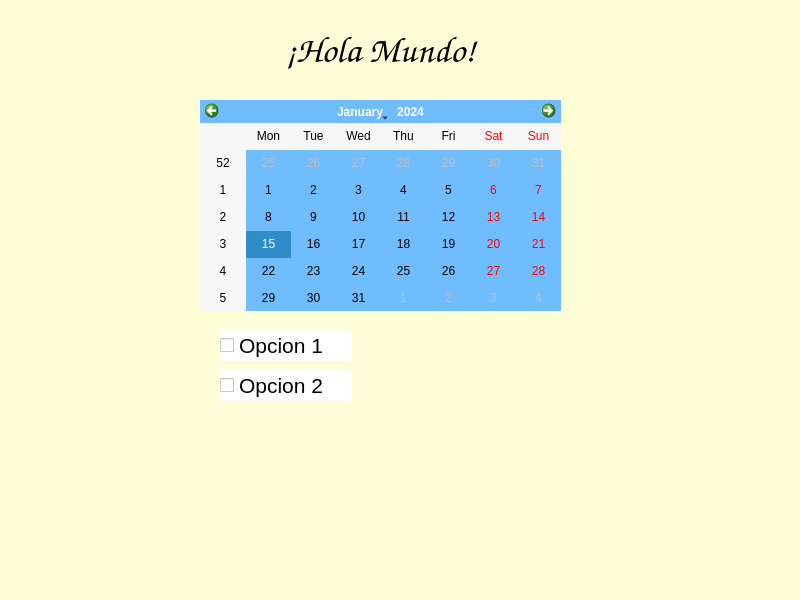
<?xml version="1.0" encoding="UTF-8"?>
<ui version="4.0">
 <class>MainWindow</class>
 <widget class="QMainWindow" name="MainWindow">
  <property name="geometry">
   <rect>
    <x>0</x>
    <y>0</y>
    <width>800</width>
    <height>600</height>
   </rect>
  </property>
  <property name="windowTitle">
   <string>MainWindow</string>
  </property>
  <property name="styleSheet">
   <string notr="true">background-color: rgb(255, 255, 215);</string>
  </property>
  <widget class="QWidget" name="centralwidget">
   <widget class="QLabel" name="label">
    <property name="geometry">
     <rect>
      <x>250</x>
      <y>20</y>
      <width>261</width>
      <height>61</height>
     </rect>
    </property>
    <property name="font">
     <font>
      <family>Comic Sans MS</family>
     </font>
    </property>
    <property name="text">
     <string>&lt;html&gt;&lt;head/&gt;&lt;body&gt;&lt;p align=&quot;center&quot;&gt;&lt;span style=&quot; font-size:28pt;&quot;&gt;¡Hola Mundo!&lt;/span&gt;&lt;/p&gt;&lt;/body&gt;&lt;/html&gt;</string>
    </property>
   </widget>
   <widget class="QCalendarWidget" name="calendarWidget">
    <property name="geometry">
     <rect>
      <x>200</x>
      <y>100</y>
      <width>361</width>
      <height>211</height>
     </rect>
    </property>
    <property name="styleSheet">
     <string notr="true">background-color: rgb(111, 188, 255);</string>
    </property>
   </widget>
   <widget class="QCheckBox" name="checkBox">
    <property name="geometry">
     <rect>
      <x>220</x>
      <y>330</y>
      <width>131</width>
      <height>31</height>
     </rect>
    </property>
    <property name="font">
     <font>
      <pointsize>16</pointsize>
     </font>
    </property>
    <property name="styleSheet">
     <string notr="true">background-color: rgb(255, 255, 255);</string>
    </property>
    <property name="text">
     <string>Opcion 1</string>
    </property>
   </widget>
   <widget class="QCheckBox" name="checkBox_2">
    <property name="geometry">
     <rect>
      <x>220</x>
      <y>370</y>
      <width>131</width>
      <height>31</height>
     </rect>
    </property>
    <property name="font">
     <font>
      <pointsize>16</pointsize>
     </font>
    </property>
    <property name="styleSheet">
     <string notr="true">background-color: rgb(255, 255, 255);</string>
    </property>
    <property name="text">
     <string>Opcion 2</string>
    </property>
   </widget>
   <widget class="QLabel" name="label_2">
    <property name="geometry">
     <rect>
      <x>10</x>
      <y>410</y>
      <width>201</width>
      <height>151</height>
     </rect>
    </property>
    <property name="styleSheet">
     <string notr="true">border-image: url(:/cct/yasuo.png);</string>
    </property>
    <property name="text">
     <string/>
    </property>
   </widget>
  </widget>
  <widget class="QMenuBar" name="menubar">
   <property name="geometry">
    <rect>
     <x>0</x>
     <y>0</y>
     <width>800</width>
     <height>21</height>
    </rect>
   </property>
  </widget>
  <widget class="QStatusBar" name="statusbar"/>
 </widget>
 <resources>
  <include location="logo.qrc"/>
 </resources>
 <connections/>
</ui>
